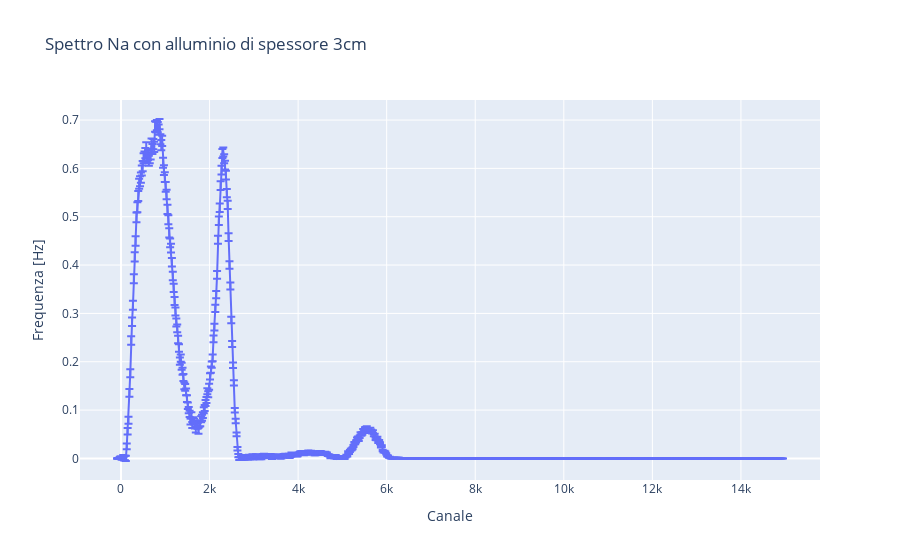

The notebook cell this image was saved under:
### Code cell
'''

    ALLUMINIO 3CM

'''

segnale_3cm = pd.read_csv(r'C:\Users\Black\Desktop\Esperimentazioni di Nucleare e Subnucleare\SiPM\Spettrometria Gamma\BGO\Alluminio\Data\3cm.csv', sep=' \t', engine='python')
channel_3 = np.array(segnale_3cm['Channel'])
counts_3 = np.array(segnale_3cm['Counts'])

# calculating frequency and removing background noise
frequency_3 = frequency_converter(counts_3, time_signal=9000)
background_3 = SNIP_algorithm(frequency_3[0], iterations=15)

frequency_3 = (frequency_3[0] - background_3, frequency_3[1])

fig = px.line(x=channel_3, y=frequency_3[0], error_y=frequency_3[1], title='Spettro Na con alluminio di spessore 3cm', labels={'x':'Canale', 'y':'Frequenza [Hz]'})
fig.show()

# fit
trapz_integral_3 = trapz_integral(channel_3, frequency_3, [1700, 2650])

ls = LeastSquares(channel_3, frequency_3[0], frequency_3[1], func2)
m = Minuit(ls, A1=trapz_integral_3, mu1=2300, sigma1=400, A2=trapz_integral_3*0.1, mu2=2000, sigma2=100)
ls.mask = (channel_3 > 1700) & (channel_3 < 2650)
m.migrad()
m.hesse()
display(m)

area_tot = m.values['A1'] + m.values['A2']
err_area_tot = np.sqrt(m.errors['A1']**2 + m.errors['A2']**2)


print(f'Area picco con integrale trapezoidale: {trapz_integral_3:.2f}')
print(f'Area picco con integrale fit: {area_tot} ± {err_area_tot:.2f}')

intensità_511KeV.append(area_tot)
err_intensità_511KeV.append(err_area_tot)
intensità_trapz_511KeV.append(trapz_integral_3)


# calcolo errore sistematico DOWN
frequency_3 = frequency_converter(counts_3, time_signal=9000)
background_3 = SNIP_algorithm(frequency_3[0], iterations=16)
frequency_3 = (frequency_3[0] - background_3, frequency_3[1])

trapz_integral_3 = trapz_integral(channel_3, frequency_3, [1700, 2650])

ls = LeastSquares(channel_3, frequency_3[0], frequency_3[1], func2)
m = Minuit(ls, A1=trapz_integral_3, mu1=2300, sigma1=127, A2=trapz_integral_3*0.1, mu2=2050, sigma2=300)
ls.mask = (channel_3 > 1650) & (channel_3 < 2650)
m.migrad()
m.hesse()
display(m)

area_down = m.values['A1'] + m.values['A2']
print(f'Area picco con integrale fit: {area_down:.2f}')

# calcolo errore sistematico UP
frequency_3 = frequency_converter(counts_3, time_signal=9000)
background_3 = SNIP_algorithm(frequency_3[0], iterations=14)
frequency_3 = (frequency_3[0] - background_3, frequency_3[1])

trapz_integral_3 = trapz_integral(channel_3, frequency_3, [1700, 2650])

ls = LeastSquares(channel_3, frequency_3[0], frequency_3[1], func2)
m = Minuit(ls, A1=trapz_integral_3, mu1=2300, sigma1=127, A2=trapz_integral_3*0.1, mu2=2050, sigma2=350)
ls.mask = (channel_3 > 1900) & (channel_3 < 2600)
m.migrad()
m.hesse()
display(m)

area_up = m.values['A1'] + m.values['A2']
print(f'Area picco con integrale fit: {area_up:.2f}')

err_sistematico = abs(area_up - area_down)/2
err_sistematico_511KeV.append(err_sistematico)
print(f'Errore statistico: {err_area_tot:.2f}')
print(f'Errore sistematico: {err_sistematico:.2f}')

### Figure 1 — Plotly figure (JSON) as saved in the notebook; plotly's stock layout.template omitted (floating-point values rounded to 4 significant figures; data arrays with more than 128 entries replaced by an {"elided": "..."} marker saying what was removed)
{"data": [{"error_y": {"array": {"elided": "753 float values"}}, "hovertemplate": "Canale=%{x}<br>Frequenza [Hz]=%{y}<extra></extra>", "legendgroup": "", "line": {"color": "#636efa", "dash": "solid"}, "marker": {"symbol": "circle"}, "mode": "lines", "name": "", "orientation": "v", "showlegend": false, "type": "scatter", "x": {"elided": "753 int values"}, "xaxis": "x", "y": {"elided": "753 float values"}, "yaxis": "y"}], "layout": {"legend": {"tracegroupgap": 0}, "title": {"text": "Spettro Na con alluminio di spessore 3cm"}, "xaxis": {"anchor": "y", "domain": [0, 1], "title": {"text": "Canale"}}, "yaxis": {"anchor": "x", "domain": [0, 1], "title": {"text": "Frequenza [Hz]"}}}}
